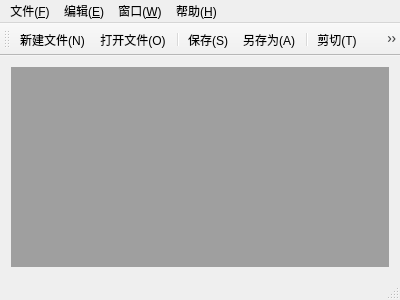
<?xml version="1.0" encoding="UTF-8"?>
<ui version="4.0">
 <class>MainWindow</class>
 <widget class="QMainWindow" name="MainWindow">
  <property name="geometry">
   <rect>
    <x>0</x>
    <y>0</y>
    <width>400</width>
    <height>300</height>
   </rect>
  </property>
  <property name="windowTitle">
   <string>MainWindow</string>
  </property>
  <widget class="QWidget" name="centralWidget">
   <layout class="QGridLayout" name="gridLayout">
    <item row="0" column="0">
     <widget class="QMdiArea" name="mdiArea"/>
    </item>
   </layout>
  </widget>
  <widget class="QMenuBar" name="menuBar">
   <property name="geometry">
    <rect>
     <x>0</x>
     <y>0</y>
     <width>400</width>
     <height>23</height>
    </rect>
   </property>
   <widget class="QMenu" name="menuF">
    <property name="title">
     <string>文件(&amp;F)</string>
    </property>
    <addaction name="actionNew"/>
    <addaction name="actionOpen"/>
    <addaction name="separator"/>
    <addaction name="actionSave"/>
    <addaction name="actionSaveAs"/>
    <addaction name="separator"/>
    <addaction name="actionExit"/>
   </widget>
   <widget class="QMenu" name="menuE">
    <property name="title">
     <string>编辑(&amp;E)</string>
    </property>
    <addaction name="actionUndo"/>
    <addaction name="actionRedo"/>
    <addaction name="separator"/>
    <addaction name="actionCut"/>
    <addaction name="actionCopy"/>
    <addaction name="actionPaste"/>
   </widget>
   <widget class="QMenu" name="menuW">
    <property name="title">
     <string>窗口(&amp;W)</string>
    </property>
    <addaction name="actionClose"/>
    <addaction name="actionCloseAll"/>
    <addaction name="separator"/>
    <addaction name="actionTile"/>
    <addaction name="actionCascade"/>
    <addaction name="separator"/>
    <addaction name="actionNext"/>
    <addaction name="actionPrevious"/>
   </widget>
   <widget class="QMenu" name="menuH">
    <property name="title">
     <string>帮助(&amp;H)</string>
    </property>
    <addaction name="actionAbout"/>
    <addaction name="actionAboutQt"/>
   </widget>
   <addaction name="menuF"/>
   <addaction name="menuE"/>
   <addaction name="menuW"/>
   <addaction name="menuH"/>
  </widget>
  <widget class="QToolBar" name="mainToolBar">
   <attribute name="toolBarArea">
    <enum>TopToolBarArea</enum>
   </attribute>
   <attribute name="toolBarBreak">
    <bool>false</bool>
   </attribute>
   <addaction name="actionNew"/>
   <addaction name="actionOpen"/>
   <addaction name="separator"/>
   <addaction name="actionSave"/>
   <addaction name="actionSaveAs"/>
   <addaction name="separator"/>
   <addaction name="actionCut"/>
   <addaction name="actionCopy"/>
   <addaction name="actionPaste"/>
   <addaction name="separator"/>
   <addaction name="actionUndo"/>
   <addaction name="actionRedo"/>
  </widget>
  <widget class="QStatusBar" name="statusBar"/>
  <action name="actionNew">
   <property name="icon">
    <iconset resource="myimage.qrc">
     <normaloff>:/myImage/images/new.png</normaloff>:/myImage/images/new.png</iconset>
   </property>
   <property name="text">
    <string>新建文件(&amp;N)</string>
   </property>
   <property name="toolTip">
    <string>新建文件</string>
   </property>
   <property name="shortcut">
    <string>Ctrl+N</string>
   </property>
  </action>
  <action name="actionOpen">
   <property name="icon">
    <iconset resource="myimage.qrc">
     <normaloff>:/myImage/images/open.png</normaloff>:/myImage/images/open.png</iconset>
   </property>
   <property name="text">
    <string>打开文件(&amp;O)...</string>
   </property>
   <property name="toolTip">
    <string>打开文件</string>
   </property>
   <property name="shortcut">
    <string>Ctrl+O</string>
   </property>
  </action>
  <action name="actionSave">
   <property name="icon">
    <iconset resource="myimage.qrc">
     <normaloff>:/myImage/images/save.png</normaloff>:/myImage/images/save.png</iconset>
   </property>
   <property name="text">
    <string>保存(&amp;S)</string>
   </property>
   <property name="toolTip">
    <string>保存</string>
   </property>
   <property name="shortcut">
    <string>Ctrl+S</string>
   </property>
  </action>
  <action name="actionSaveAs">
   <property name="icon">
    <iconset resource="myimage.qrc">
     <normaloff>:/myImage/images/saveAs.png</normaloff>:/myImage/images/saveAs.png</iconset>
   </property>
   <property name="text">
    <string>另存为(&amp;A)...</string>
   </property>
   <property name="toolTip">
    <string>另存为</string>
   </property>
  </action>
  <action name="actionExit">
   <property name="icon">
    <iconset resource="myimage.qrc">
     <normaloff>:/myImage/images/exit.png</normaloff>:/myImage/images/exit.png</iconset>
   </property>
   <property name="text">
    <string>退出(&amp;X)</string>
   </property>
   <property name="toolTip">
    <string>退出</string>
   </property>
  </action>
  <action name="actionUndo">
   <property name="icon">
    <iconset resource="myimage.qrc">
     <normaloff>:/myImage/images/undo.png</normaloff>:/myImage/images/undo.png</iconset>
   </property>
   <property name="text">
    <string>撤销(&amp;U)</string>
   </property>
   <property name="toolTip">
    <string>撤销</string>
   </property>
   <property name="shortcut">
    <string>Ctrl+Z</string>
   </property>
  </action>
  <action name="actionRedo">
   <property name="icon">
    <iconset resource="myimage.qrc">
     <normaloff>:/myImage/images/redo.png</normaloff>:/myImage/images/redo.png</iconset>
   </property>
   <property name="text">
    <string>恢复(&amp;R)</string>
   </property>
   <property name="toolTip">
    <string>恢复</string>
   </property>
   <property name="shortcut">
    <string>Ctrl+Y</string>
   </property>
  </action>
  <action name="actionCut">
   <property name="icon">
    <iconset resource="myimage.qrc">
     <normaloff>:/myImage/images/cut.png</normaloff>:/myImage/images/cut.png</iconset>
   </property>
   <property name="text">
    <string>剪切(&amp;T)</string>
   </property>
   <property name="toolTip">
    <string>剪切</string>
   </property>
   <property name="shortcut">
    <string>Ctrl+X</string>
   </property>
  </action>
  <action name="actionCopy">
   <property name="icon">
    <iconset resource="myimage.qrc">
     <normaloff>:/myImage/images/copy.png</normaloff>:/myImage/images/copy.png</iconset>
   </property>
   <property name="text">
    <string>复制(&amp;C)</string>
   </property>
   <property name="toolTip">
    <string>复制</string>
   </property>
   <property name="shortcut">
    <string>Ctrl+C</string>
   </property>
  </action>
  <action name="actionPaste">
   <property name="icon">
    <iconset resource="myimage.qrc">
     <normaloff>:/myImage/images/paste.png</normaloff>:/myImage/images/paste.png</iconset>
   </property>
   <property name="text">
    <string>粘贴(&amp;P)</string>
   </property>
   <property name="toolTip">
    <string>粘贴</string>
   </property>
   <property name="shortcut">
    <string>Ctrl+V</string>
   </property>
  </action>
  <action name="actionClose">
   <property name="text">
    <string>关闭(&amp;O)</string>
   </property>
   <property name="toolTip">
    <string>关闭</string>
   </property>
  </action>
  <action name="actionCloseAll">
   <property name="text">
    <string>关闭所有窗口(&amp;A)</string>
   </property>
   <property name="toolTip">
    <string>关闭所有窗口</string>
   </property>
  </action>
  <action name="actionTile">
   <property name="text">
    <string>平铺(&amp;T)</string>
   </property>
   <property name="toolTip">
    <string>平铺</string>
   </property>
  </action>
  <action name="actionCascade">
   <property name="text">
    <string>层叠(&amp;C)</string>
   </property>
   <property name="toolTip">
    <string>层叠</string>
   </property>
  </action>
  <action name="actionNext">
   <property name="icon">
    <iconset resource="myimage.qrc">
     <normaloff>:/myImage/images/next.png</normaloff>:/myImage/images/next.png</iconset>
   </property>
   <property name="text">
    <string>下一个(&amp;X)</string>
   </property>
   <property name="toolTip">
    <string>下一个</string>
   </property>
   <property name="shortcut">
    <string>Ctrl+Tab</string>
   </property>
  </action>
  <action name="actionPrevious">
   <property name="icon">
    <iconset resource="myimage.qrc">
     <normaloff>:/myImage/images/previous.png</normaloff>:/myImage/images/previous.png</iconset>
   </property>
   <property name="text">
    <string>前一个(&amp;V)</string>
   </property>
   <property name="toolTip">
    <string>前一个</string>
   </property>
   <property name="shortcut">
    <string>Ctrl+Shift+Backtab</string>
   </property>
  </action>
  <action name="actionAbout">
   <property name="icon">
    <iconset resource="myimage.qrc">
     <normaloff>:/myImage/images/about.png</normaloff>:/myImage/images/about.png</iconset>
   </property>
   <property name="text">
    <string>关于(&amp;A)</string>
   </property>
   <property name="toolTip">
    <string>关于</string>
   </property>
  </action>
  <action name="actionAboutQt">
   <property name="text">
    <string>关于Qt(&amp;Q)</string>
   </property>
   <property name="toolTip">
    <string>关于Qt</string>
   </property>
  </action>
 </widget>
 <layoutdefault spacing="6" margin="11"/>
 <resources>
  <include location="myimage.qrc"/>
 </resources>
 <connections/>
</ui>
